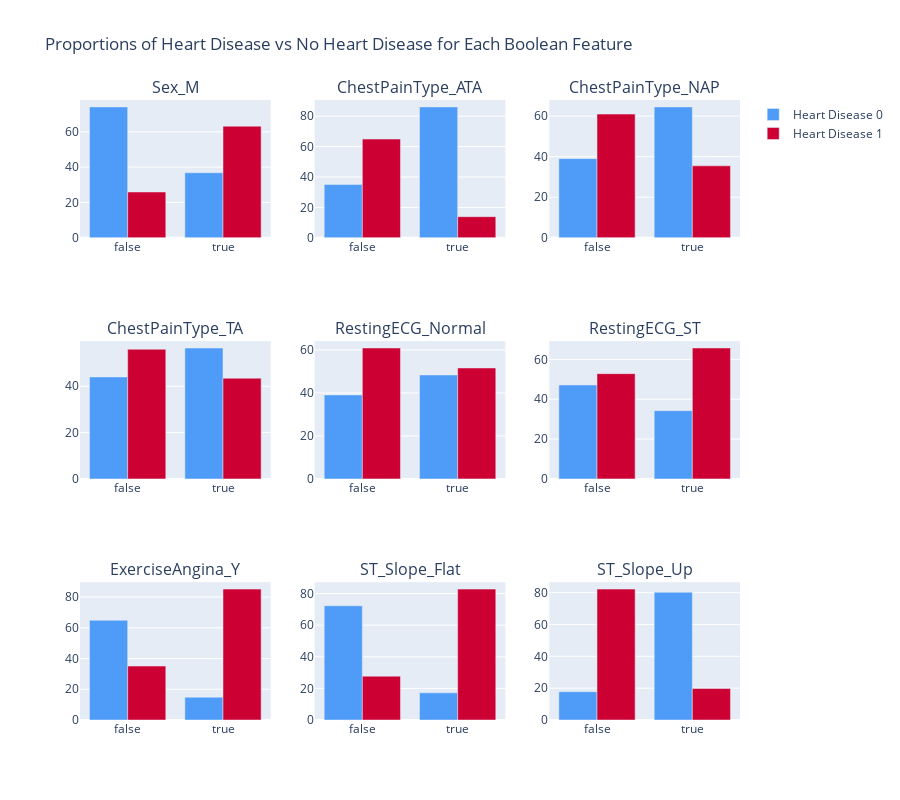

Notebook code for this chart:
### Markdown cell above
Plotting the porportions of categorical variables in stacked bar chart

### Code cell
# Defining the target variable and boolean features
target = 'HeartDisease'  
boolean_features = boolean_columns.tolist()

# Calculating Proportions and Visualizing
fig = make_subplots(rows=(len(boolean_features) + 2) // 3, cols=3, subplot_titles=boolean_features)

for i, col in enumerate(boolean_features):
    proportion = df.groupby(col)[target].value_counts(normalize=True).unstack() * 100
    
    # Plotting the proportions
    for j, heart_disease_status in enumerate(proportion.columns):
        show_legend = i == 0  # Show legend only for the first subplot
        fig.add_trace(
            go.Bar(
                x=proportion.index,
                y=proportion[heart_disease_status],
                name=f'Heart Disease {heart_disease_status}' if show_legend else None,
                marker_color=custom_palette[j],
                showlegend=show_legend,
                hoverlabel=dict(
                font=dict(color='white')
            )
            ),
            row=(i // 3) + 1,
            col=(i % 3) + 1
        )

# Update layout
fig.update_layout(
    title_text="Proportions of Heart Disease vs No Heart Disease",
    height=800,
    showlegend=True
)

fig.show()

### Figure 1 — Plotly figure (JSON) as saved in the notebook; plotly's stock layout.template omitted (floating-point values rounded to 4 significant figures)
{"data": [{"hoverlabel": {"font": {"color": "white"}}, "marker": {"color": "#4e9bf8"}, "name": "Heart Disease 0", "showlegend": true, "type": "bar", "x": [false, true], "xaxis": "x", "y": [74.09, 36.83], "yaxis": "y"}, {"hoverlabel": {"font": {"color": "white"}}, "marker": {"color": "#CC0033"}, "name": "Heart Disease 1", "showlegend": true, "type": "bar", "x": [false, true], "xaxis": "x", "y": [25.91, 63.17], "yaxis": "y"}, {"hoverlabel": {"font": {"color": "white"}}, "marker": {"color": "#4e9bf8"}, "showlegend": false, "type": "bar", "x": [false, true], "xaxis": "x2", "y": [35.03, 86.13], "yaxis": "y2"}, {"hoverlabel": {"font": {"color": "white"}}, "marker": {"color": "#CC0033"}, "showlegend": false, "type": "bar", "x": [false, true], "xaxis": "x2", "y": [64.97, 13.87], "yaxis": "y2"}, {"hoverlabel": {"font": {"color": "white"}}, "marker": {"color": "#4e9bf8"}, "showlegend": false, "type": "bar", "x": [false, true], "xaxis": "x3", "y": [39.02, 64.53], "yaxis": "y3"}, {"hoverlabel": {"font": {"color": "white"}}, "marker": {"color": "#CC0033"}, "showlegend": false, "type": "bar", "x": [false, true], "xaxis": "x3", "y": [60.98, 35.47], "yaxis": "y3"}, {"hoverlabel": {"font": {"color": "white"}}, "marker": {"color": "#4e9bf8"}, "showlegend": false, "type": "bar", "x": [false, true], "xaxis": "x4", "y": [44.04, 56.52], "yaxis": "y4"}, {"hoverlabel": {"font": {"color": "white"}}, "marker": {"color": "#CC0033"}, "showlegend": false, "type": "bar", "x": [false, true], "xaxis": "x4", "y": [55.96, 43.48], "yaxis": "y4"}, {"hoverlabel": {"font": {"color": "white"}}, "marker": {"color": "#4e9bf8"}, "showlegend": false, "type": "bar", "x": [false, true], "xaxis": "x5", "y": [39.07, 48.37], "yaxis": "y5"}, {"hoverlabel": {"font": {"color": "white"}}, "marker": {"color": "#CC0033"}, "showlegend": false, "type": "bar", "x": [false, true], "xaxis": "x5", "y": [60.93, 51.63], "yaxis": "y5"}, {"hoverlabel": {"font": {"color": "white"}}, "marker": {"color": "#4e9bf8"}, "showlegend": false, "type": "bar", "x": [false, true], "xaxis": "x6", "y": [47.16, 34.27], "yaxis": "y6"}, {"hoverlabel": {"font": {"color": "white"}}, "marker": {"color": "#CC0033"}, "showlegend": false, "type": "bar", "x": [false, true], "xaxis": "x6", "y": [52.84, 65.73], "yaxis": "y6"}, {"hoverlabel": {"font": {"color": "white"}}, "marker": {"color": "#4e9bf8"}, "showlegend": false, "type": "bar", "x": [false, true], "xaxis": "x7", "y": [64.9, 14.82], "yaxis": "y7"}, {"hoverlabel": {"font": {"color": "white"}}, "marker": {"color": "#CC0033"}, "showlegend": false, "type": "bar", "x": [false, true], "xaxis": "x7", "y": [35.1, 85.18], "yaxis": "y7"}, {"hoverlabel": {"font": {"color": "white"}}, "marker": {"color": "#4e9bf8"}, "showlegend": false, "type": "bar", "x": [false, true], "xaxis": "x8", "y": [72.27, 17.17], "yaxis": "y8"}, {"hoverlabel": {"font": {"color": "white"}}, "marker": {"color": "#CC0033"}, "showlegend": false, "type": "bar", "x": [false, true], "xaxis": "x8", "y": [27.73, 82.83], "yaxis": "y8"}, {"hoverlabel": {"font": {"color": "white"}}, "marker": {"color": "#4e9bf8"}, "showlegend": false, "type": "bar", "x": [false, true], "xaxis": "x9", "y": [17.78, 80.25], "yaxis": "y9"}, {"hoverlabel": {"font": {"color": "white"}}, "marker": {"color": "#CC0033"}, "showlegend": false, "type": "bar", "x": [false, true], "xaxis": "x9", "y": [82.22, 19.75], "yaxis": "y9"}], "layout": {"annotations": [{"font": {"size": 16}, "showarrow": false, "text": "Sex_M", "x": 0.1444, "xanchor": "center", "xref": "paper", "y": 1, "yanchor": "bottom", "yref": "paper"}, {"font": {"size": 16}, "showarrow": false, "text": "ChestPainType_ATA", "x": 0.5, "xanchor": "center", "xref": "paper", "y": 1, "yanchor": "bottom", "yref": "paper"}, {"font": {"size": 16}, "showarrow": false, "text": "ChestPainType_NAP", "x": 0.8556, "xanchor": "center", "xref": "paper", "y": 1, "yanchor": "bottom", "yref": "paper"}, {"font": {"size": 16}, "showarrow": false, "text": "ChestPainType_TA", "x": 0.1444, "xanchor": "center", "xref": "paper", "y": 0.6111, "yanchor": "bottom", "yref": "paper"}, {"font": {"size": 16}, "showarrow": false, "text": "RestingECG_Normal", "x": 0.5, "xanchor": "center", "xref": "paper", "y": 0.6111, "yanchor": "bottom", "yref": "paper"}, {"font": {"size": 16}, "showarrow": false, "text": "RestingECG_ST", "x": 0.8556, "xanchor": "center", "xref": "paper", "y": 0.6111, "yanchor": "bottom", "yref": "paper"}, {"font": {"size": 16}, "showarrow": false, "text": "ExerciseAngina_Y", "x": 0.1444, "xanchor": "center", "xref": "paper", "y": 0.2222, "yanchor": "bottom", "yref": "paper"}, {"font": {"size": 16}, "showarrow": false, "text": "ST_Slope_Flat", "x": 0.5, "xanchor": "center", "xref": "paper", "y": 0.2222, "yanchor": "bottom", "yref": "paper"}, {"font": {"size": 16}, "showarrow": false, "text": "ST_Slope_Up", "x": 0.8556, "xanchor": "center", "xref": "paper", "y": 0.2222, "yanchor": "bottom", "yref": "paper"}], "height": 800, "showlegend": true, "title": {"text": "Proportions of Heart Disease vs No Heart Disease for Each Boolean Feature"}, "xaxis": {"anchor": "y", "domain": [0, 0.2889]}, "xaxis2": {"anchor": "y2", "domain": [0.3556, 0.6444]}, "xaxis3": {"anchor": "y3", "domain": [0.7111, 1]}, "xaxis4": {"anchor": "y4", "domain": [0, 0.2889]}, "xaxis5": {"anchor": "y5", "domain": [0.3556, 0.6444]}, "xaxis6": {"anchor": "y6", "domain": [0.7111, 1]}, "xaxis7": {"anchor": "y7", "domain": [0, 0.2889]}, "xaxis8": {"anchor": "y8", "domain": [0.3556, 0.6444]}, "xaxis9": {"anchor": "y9", "domain": [0.7111, 1]}, "yaxis": {"anchor": "x", "domain": [0.7778, 1]}, "yaxis2": {"anchor": "x2", "domain": [0.7778, 1]}, "yaxis3": {"anchor": "x3", "domain": [0.7778, 1]}, "yaxis4": {"anchor": "x4", "domain": [0.3889, 0.6111]}, "yaxis5": {"anchor": "x5", "domain": [0.3889, 0.6111]}, "yaxis6": {"anchor": "x6", "domain": [0.3889, 0.6111]}, "yaxis7": {"anchor": "x7", "domain": [0, 0.2222]}, "yaxis8": {"anchor": "x8", "domain": [0, 0.2222]}, "yaxis9": {"anchor": "x9", "domain": [0, 0.2222]}}}
